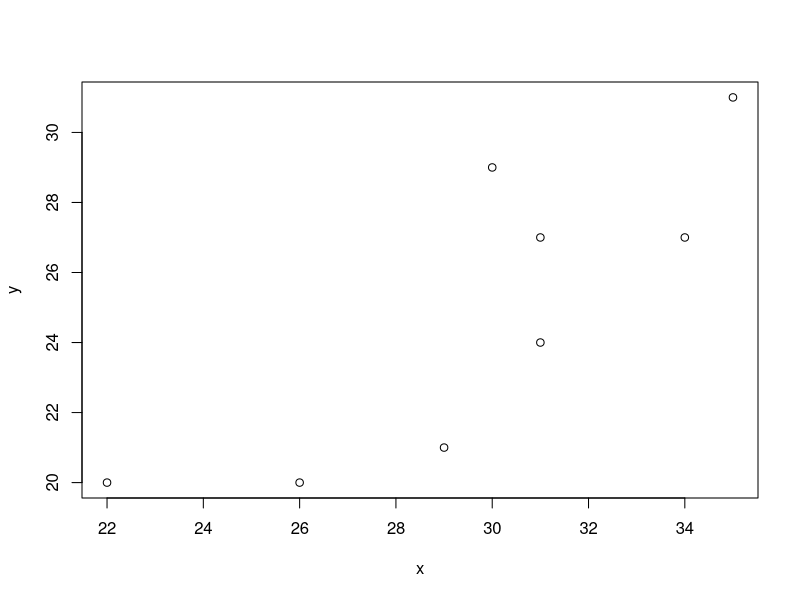
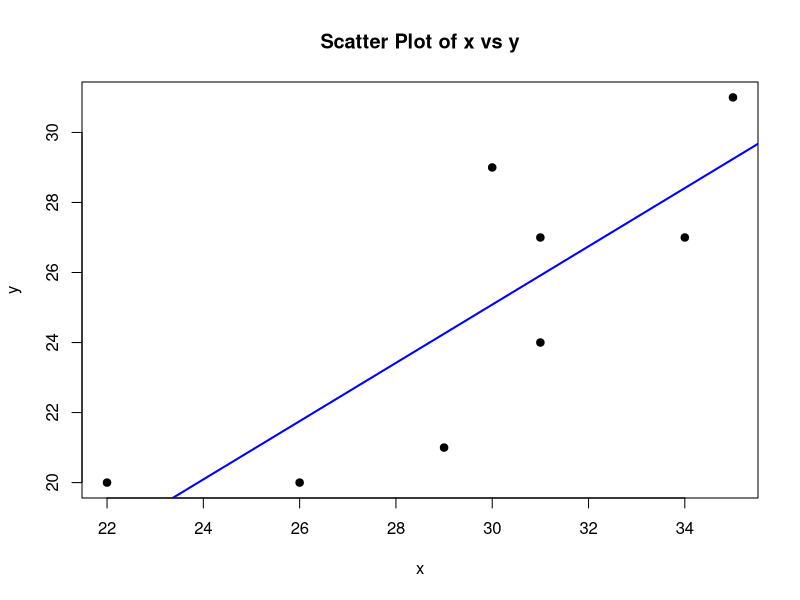
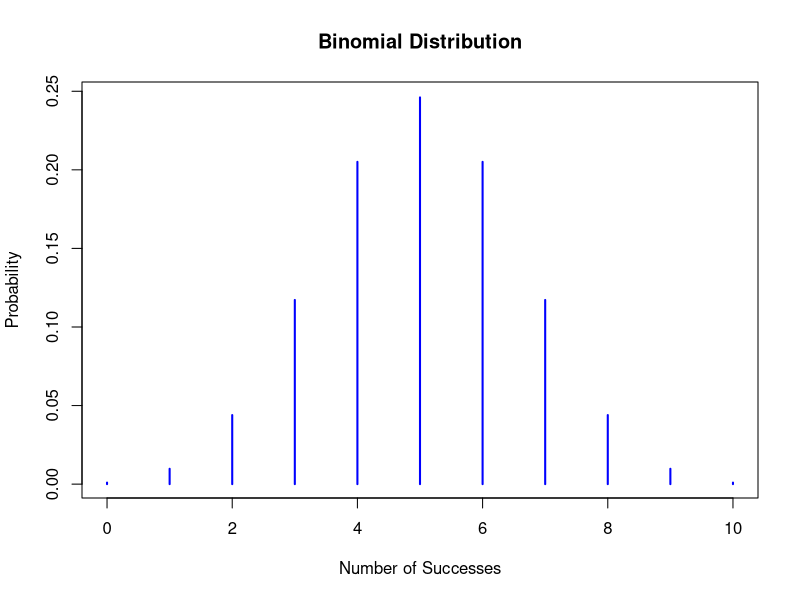
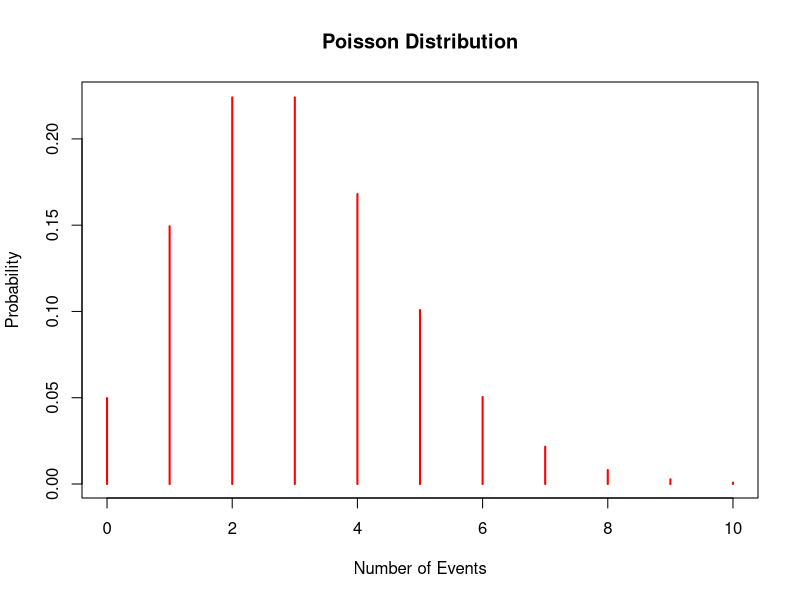
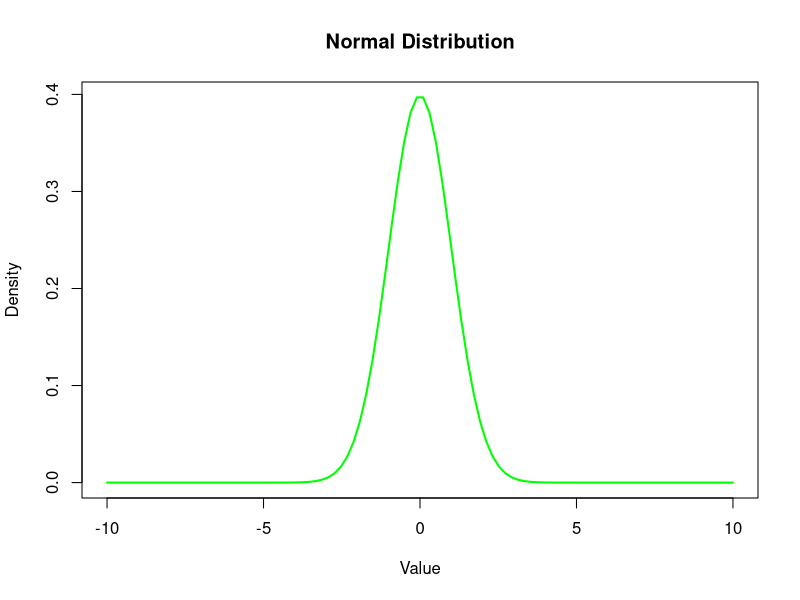
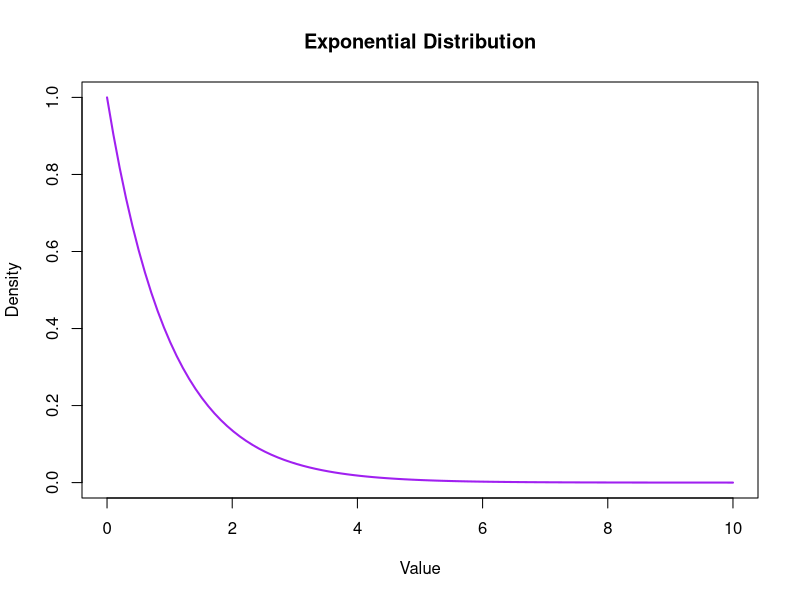

These charts were generated, in order, by the following R code: (Note: this script raises an error after producing the figures.)
# Initialize the data
x <- c(22, 26, 29, 30, 31, 31, 34, 35)
y <- c(20, 20, 21, 29, 27, 24, 27, 31)
data <- data.frame(x, y)

# Variance, Covariance, and Standard Deviation
variance_x <- var(data$x)
variance_y <- var(data$y)
covariance_xy <- cov(data$x, data$y)
sd_x <- sd(data$x)
sd_y <- sd(data$y)

cat("Variance of x:", variance_x, "\n")
cat("Variance of y:", variance_y, "\n")
cat("Covariance of x and y:", covariance_xy, "\n")
cat("Standard deviation of x:", sd_x, "\n")
cat("Standard deviation of y:", sd_y, "\n")

# Linear Regression
model <- lm(y ~ x, data = data)
summary(model)




# Define the x and y values
x <- c(22, 26, 29, 30, 31, 31, 34, 35)
y <- c(20, 20, 21, 29, 27, 24, 27, 31)

# Create a data frame
data <- data.frame(x, y)

# Plot the data
plot(data)
plot(x, y, main = "Scatter Plot of x vs y", xlab = "x", ylab = "y", pch = 19)

# Fit the linear model
a1 <- lm(y ~ x)

# Add the regression line to the plot
abline(a1, col = "blue", lwd = 2)

# Calculate covariance between x and y
b1 <- cov(x, y)

# Print the covariance
b1

# Display the linear model summary
summary(a1)

# Predict y for a new x value
x1 <- data.frame(x = c(38))
predicted_value <- predict(a1, x1)

# Print the predicted value
predicted_value



# Create your data frame
x <- c(22, 26, 29, 30, 31, 31, 34, 35)
y <- c(20, 20, 21, 29, 27, 24, 27, 31)
data <- data.frame(x, y)

# Perform linear regression
model <- lm(y ~ x, data = data)

# Print the summary of the model
summary(model)

















# Binomial Distribution
n <- 10
p <- 0.5
x_binom <- 0:n
binom_prob <- dbinom(x_binom, size = n, prob = p)
plot(x_binom, binom_prob, type = "h", lwd = 2, col = "blue",
     main = "Binomial Distribution",
     xlab = "Number of Successes", ylab = "Probability")

# Poisson Distribution
lambda <- 3
x_pois <- 0:10
poisson_prob <- dpois(x_pois, lambda)
plot(x_pois, poisson_prob, type = "h", lwd = 2, col = "red",
     main = "Poisson Distribution",
     xlab = "Number of Events", ylab = "Probability")

# Normal Distribution
mu <- 0
sigma <- 1
x_norm <- seq(-10, 10, length = 100)
normal_prob <- dnorm(x_norm, mean = mu, sd = sigma)
plot(x_norm, normal_prob, type = "l", lwd = 2, col = "green",
     main = "Normal Distribution",
     xlab = "Value", ylab = "Density")

# Exponential Distribution
lambda_exp <- 1
x_exp <- seq(0, 10, length = 100)
exp_prob <- dexp(x_exp, rate = lambda_exp)
plot(x_exp, exp_prob, type = "l", lwd = 2, col = "purple",
     main = "Exponential Distribution",
     xlab = "Value", ylab = "Density")





# Load the iris dataset
data(iris)

# Extract Sepal.Length for setosa and versicolor
setosa_sepal_length <- iris$Sepal.Length[iris$Species == "setosa"]
versicolor_sepal_length <- iris$Sepal.Length[iris$Species == "versicolor"]

# Perform t-test
t_test_result <- t.test(setosa_sepal_length, versicolor_sepal_length)

# Print the result
print(t_test_result)






# Create the vector
d <- c(2, 10, 8, 4)

# Create the matrix with the correct parameter
m <- matrix(d, ncol = 2, byrow = TRUE)

# Perform the Chi-Squared test
chi_squared_test_result <- chisq.test(m)

# Print the result
print(chi_squared_test_result)

# Table 1
table1 <- matrix(c(10, 20, 30, 40), ncol = 2)

# Table 2
table2 <- matrix(c(15, 25, 35, 45), ncol = 2)

# Combine the tables into a larger contingency table
combined_table <- rbind(table1, table2)

# Perform the Chi-Squared test
chi_squared_test_result <- chisq.test(combined_table)

# Print the result
print(chi_squared_test_result)

# Load the iris dataset
data(iris)

# Discretize Sepal.Length into categorical variables (e.g., "short", "medium", "long")
iris$Sepal.Length.Category <- cut(iris$Sepal.Length,
                                  breaks = quantile(iris$Sepal.Length, probs = seq(0, 1, 0.33)),
                                  labels = c("short", "medium", "long"),
                                  include.lowest = TRUE)

# Create a contingency table for Sepal.Length.Category
sepal_length_table <- table(iris$Sepal.Length.Category)

# Create a contingency table for Species
species_table <- table(iris$Species)

# Combine the tables into a larger contingency table
combined_table <- rbind(sepal_length_table, species_table)

# Perform the Chi-Squared test
chi_squared_test_result <- chisq.test(combined_table)

# Print the result
print(chi_squared_test_result)


# First example
x <- c(5, 4, 3, 7, 5, 1, 3, 4, 1, 7)
y <- c('A', 'B', 'C', 'A', 'C', 'A', 'B', 'A', 'B', 'B')
df <- data.frame(x, y)
summary(aov(x ~ y, data = df)) # Perform ANOVA
# Output indicates p-value > LOS (Accept Ho)

# Second example
x <- c(5, 7, 6, 10, 3, 6, 11, 5, 12, 4, 7, 4, 1)
y <- c('A', 'B', 'C', 'A', 'B', 'C', 'A', 'B', 'A', 'B', 'C', 'A', 'B')
df <- data.frame(x, y)
summary(aov(x ~ y, data = df)) # Perform ANOVA
# Output indicates p-value < LOS (Reject Ho)

# Third example
x <- c(1, 7, 2, 2, 6, 1, 6, 2, 1, ...)
y1 <- c('B1', 'B2', 'B3', 'B4', 'B5', ...)
y2 <- c('R1', 'R2', 'R3', 'R1', 'R3', ...)
df <- data.frame(x, y1, y2)
summary(aov(x ~ y1 + y2, data = df)) # Perform ANOVA with multiple factors
# Output indicates p-values for y1 and y2

# Fourth example
x <- c(16, 17, 20, 16, 21, 15, 15, 12, 13)
y1 <- c('E1', 'E2', 'E3', ...)
y2 <- c('L1', 'L2', 'L3', ...)
y3 <- c('B1', 'B2', 'B3', ...)
df <- data.frame(x, y1, y2, y3)
summary(aov(x ~ y1 + y2 + y3, data = df)) # Perform ANOVA
# Output indicates p-values for y1, y2, y3



# Load the iris dataset
data(iris)

# Discretize Sepal.Width into categorical variables (e.g., "narrow", "medium", "wide")
iris$Sepal.Width.Category <- cut(iris$Sepal.Width,
                                 breaks = quantile(iris$Sepal.Width, probs = seq(0, 1, 0.33)),
                                 labels = c("narrow", "medium", "wide"),
                                 include.lowest = TRUE)

# Perform two-way ANOVA
anova_result <- aov(Sepal.Length ~ Species + Sepal.Width.Category, data = iris)

# Print the summary of the ANOVA result
summary(anova_result)


# Define the x values and corresponding probabilities
x <- c(1, 2, 3, 4)
p <- c(0.4, 0.3, 0.2, 0.1)

# A is (x > 1/2 and x < 7/2) which means x can be 2, 3, 4
A <- (x > 1/2 & x < 7/2)

# B is (x > 1) which means x can be 2, 3, 4
B <- (x > 1)

# Calculate P(A), P(B), and P(A and B)
P_A <- sum(p[A])
P_B <- sum(p[B])
P_A_and_B <- sum(p[A & B])

# Calculate P(A|B)
P_A_given_B <- P_A_and_B / P_B

# Output the result
P_A_given_B

# Define the x values and corresponding probabilities
x <- c(1, 2, 3, 4)
p <- c(0.4, 0.3, 0.2, 0.1)

# Sum of all probabilities
total_sum <- sum(p)

# Output the result
total_sum

# Define the x values and corresponding probabilities
x <- c(1, 2, 3, 4)
p <- c(0.4, 0.3, 0.2, 0.1)

# Find the sum of probabilities where x >= 1 and x <= 8
valid_x <- (x >= 1 & x <= 8)

# Sum the probabilities for valid x values
sum_probabilities <- sum(p[valid_x])

# Output the result
sum_probabilities

# Define the x values and corresponding probabilities
x <- c(1, 2, 3, 4)
p <- c(0.4, 0.3, 0.2, 0.1)

# A is probability where x = -3 (not in the given set, so P(A) = 0)
A <- (x == -3)
P_A <- sum(p[A])  # This will be 0

# B is probability where x < 0 (no such values in the given set, so P(B) = 0)
B <- (x < 0)
P_B <- sum(p[B])  # This will also be 0

# Conditional probability P(A|B) is undefined since P(B) = 0
if (P_B == 0) {
  P_A_given_B <- NA  # Undefined
} else {
  P_A_given_B <- P_A / P_B
}

# Output the result
P_A_given_B




# Install necessary packages
install.packages("dplyr")
install.packages("ggplot2")

# Load the libraries
library(dplyr)
library(ggplot2)

# Creating the dataset
emp_data <- data.frame(
  empid = 1:10, 
  age = c(25, 30, 28, 40, 35, 50, 29, 27, 42, 34),
  gender = c("Male", "Female", "Female", "Male", "Female", 
             "Male", "Female", "Male", "Female", "Male"),
  status = c("Single", "Married", "Single", "Married", "Single", 
             "Divorced", "Single", "Married", "Single", "Divorced")
)

print(emp_data)
# Convert 'gender' and 'status' to factors
emp_data$gender <- as.factor(emp_data$gender)
emp_data$status <- as.factor(emp_data$status)

str(emp_data)

male_emp_data <- emp_data %>% filter(gender == "Male")


print(male_emp_data)
# One-way table for gender
gender_table <- table(emp_data$gender)
print(gender_table)

# One-way table for status
status_table <- table(emp_data$status)
print(status_table)

# Two-way table for gender and status
gender_status_table <- table(emp_data$gender, emp_data$status)
print(gender_status_table)

# Bar plot for gender distribution
ggplot(emp_data, aes(x = gender)) +
  geom_bar(fill = "skyblue") +
  ggtitle("Gender Distribution of Employees") +
  xlab("Gender") +
  ylab("Count")

# Grouped bar plot for gender and status
ggplot(emp_data, aes(x = gender, fill = status)) +
  geom_bar(position = "dodge") +
  ggtitle("Gender vs Status of Employees") +
  xlab("Gender") +
  ylab("Count") +
  scale_fill_brewer(palette = "Set2")


# Basic plot: Scatter plot of empid vs age
plot(emp_data$empid, emp_data$age, 
     main = "Scatter Plot of Employee ID vs Age", 
     xlab = "Employee ID", 
     ylab = "Age", 
     col = "blue", 
     pch = 19)

# Bar plot of gender
barplot(table(emp_data$gender), 
        main = "Bar Plot of Gender Distribution", 
        col = "lightblue", 
        xlab = "Gender", 
        ylab = "Count")

# Pie chart for marital status
status_counts <- table(emp_data$status)
pie(status_counts, 
    main = "Pie Chart of Marital Status", 
    col = rainbow(length(status_counts)))

# Box plot of age distribution by gender
boxplot(age ~ gender, data = emp_data, 
        main = "Box Plot of Age by Gender", 
        xlab = "Gender", 
        ylab = "Age", 
        col = "lightgreen")



# Calculate the mean of the Sepal.Length column
mean_sepal_length <- median(iris$Sepal.Length)

# Print the result
print(mean_sepal_length)



# Load the ggplot2 package
library(ggplot2)

# Create data frame from the vectors
data <- data.frame(x = c(22, 26, 29, 30, 31, 31, 34, 35),
                   y = c(20, 20, 21, 29, 27, 24, 27, 31),
                   z = c(22, 26, 29, 30, 31, 31, 34, 35))

# Convert data to long format for ggplot2
data_long <- gather(data, key = "variable", value = "value", -x)

# Scatter plot using ggplot2
ggplot(data_long, aes(x = x, y = value, color = variable)) +
  geom_point(size = 3) +
  labs(title = "Scatter Plot of x vs y and x vs z",
       x = "x-axis",
       y = "y/z-axis",
       color = "Variable") +
  theme_minimal()











# Load the ToothGrowth dataset
data("ToothGrowth")

# Convert the 'supp' column to factor
ToothGrowth$supp <- as.factor(ToothGrowth$supp)

# View the structure of the dataset to confirm 'supp' is a factor
str(ToothGrowth)

# Plot a pie chart for the 'supp' factor
supp_counts <- table(ToothGrowth$supp)
pie(supp_counts, main = "Pie Chart of Supplement Types", labels = names(supp_counts))

# Create a table between 'supp' and 'len'
table_supp_len <- table(ToothGrowth$supp, ToothGrowth$len)

# Create a table between 'supp' and 'dose'
table_supp_dose <- table(ToothGrowth$supp, ToothGrowth$dose)

# Print the tables
table_supp_len
table_supp_dose
pie(supp_counts)
